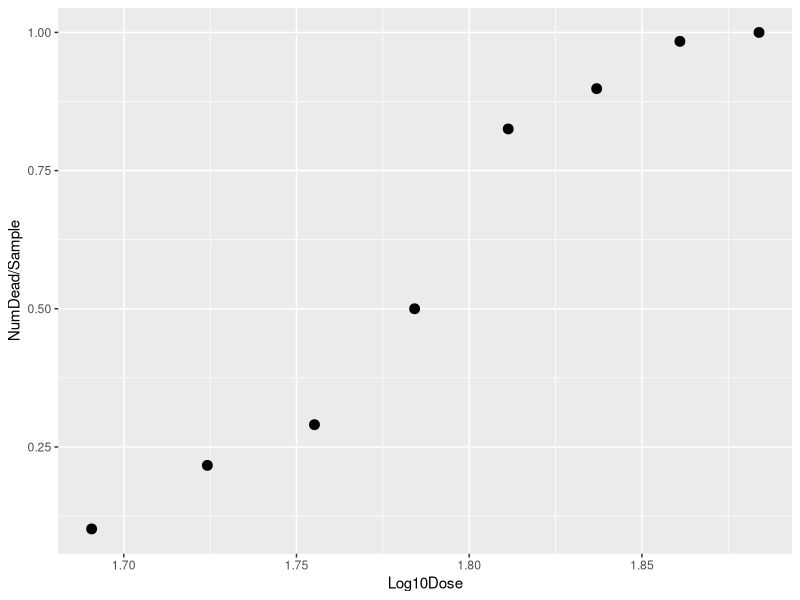

Reproduce this figure in R. (Note: this script raises an error after producing the figure.)
setwd("/datascience/projects/statisticallyfit/github/R/RStatistics/STAT210 Statistical Modelling and Experimental Design/Chapter 9 - Logistic Regression/")

library(ggplot2)


beetleData <- read.table("beetle.txt", header=TRUE)
beetleData <- setNames(beetleData, nm=c("Log10Dose", "Sample", "NumDead"))
beetleData # num dead is as response to exposure of various dosages of carbon disulphide. 

# Plot of proportion killed against logdose
# the logistic curve. 
ggplot(beetleData, aes(x=Log10Dose, y=NumDead/Sample)) + 
      geom_point(shape=19, size=3) 


# Model fitting

# NOTE: MUST use weights=sample since we need to account for differing
# sample sizes by giving more weight to larger samples. 
attach(beetleData)
prop <- NumDead/Sample
beetle.glm <- glm(prop ~ Log10Dose, family="binomial", weights=Sample,
                  data=beetleData)
summary(beetle.glm)
anova(beetle.glm, test="Chisq")


# But if you have data stored as cols of successes and failures rather than 
# sample size and successes, then the weights argument is NOT required. 
count <- cbind(NumDead, Sample - NumDead)
count
beetle2.glm <- glm(count ~ Log10Dose, family=binomial, data=beetleData)
beetle2.glm
beetle.glm # they are the same. 

beetle.null.glm <- glm(count ~ 1, family=binomial,data=beetleData)

# Here we test ldose model against the null model and get residual deviance
# of 272.97, which has chi-square dist with 1 df (tests B1 = 0)
# INTERPRET: the 272.9 (deviance) tests the hypothesis that B1 = 0. T
# The p-value is in the column
# and it equals < 2.22e-16 = 0 so the ldose term is very significantly different 
# from 0.
# But the p-value for 11.23 (residual deviance, or model fit) is not shown

# NULL model means: count ~ 1
# ldose df = 1, and deviance is 272, p-value is testing H0: B_ldose = 0
anova(beetle2.glm, test="Chisq")
ResidualDevianceTest(beetle2.glm) # the global fit for the model
# So fitting the single predictor ldose accounts for the majority of 
# sample variation in proportion of dead insects. 


# model goodness of fit, once we fit with ldose - NO PVALUE IN ANOVA (res dev = 11.23)
anova(beetle.null.glm, beetle2.glm, test="Chisq")
DevianceTest(beetle2.glm) # the nested lik-ratio test with null model. 
# so ldose is a useful predictor




## Getting back-transformed fitted vals in original scale
# (say type = response)
# if you want it in log-odds form say type="link"

#dev.resids <- summary(beetle2.glm)$deviance.resid # all the deviance residuals
newd <- data.frame(Log10Dose=seq(min(Log10Dose), max(Log10Dose), by = 0.001))
preds <- predict.glm(beetle2.glm, newdata=newd, se.fit=T, type="response") #scale proportions

pred.df <- data.frame(fit.back=preds$fit, 
                      lwr.back= preds$fit - 1.96*preds$se.fit,
                      upr.back = preds$fit + 1.96 * preds$se.fit,
                      Log10Dose=newd)
head(pred.df); nrow(pred.df); nrow(beetleData)

ggplot(data=beetleData, aes(x=Log10Dose, y=NumDead/Sample)) + geom_point(shape=19, size=3) + 
      geom_line(data=pred.df, aes(y=fit.back), col="blue", size=1) + 
      geom_line(data=pred.df, aes(y=lwr.back), col="red", size=1, linetype="dashed") + 
      geom_line(data=pred.df, aes(y=upr.back), col="red", size=1, linetype="dashed") 



# predicting with ldose = 1.69 - this is the proportion of insects that will
# die with dose 1.69
p = predict(beetle2.glm, type="response", newdata=data.frame(Log10Dose=1.69))
# sameple = 59 when dose = 1.6907
expected = p * 59; expected # eexpected number of insects about 4 insects. 


#count.fit <- preds$fit * beetleData$Sample # multiply each probability by its sample size

#df <- data.frame(n=beetleData$Sample, NumDead=beetleData$NumDead, ExpectedFit=count.fit,
#           DevianceResiduals=dev.resids)
#df



# Plotting the normal qq plot of deviance residuals
plot(beetle2.glm, which=2) # skewed
shapiro.test(beetle2.glm$residuals) # not significant due to small sample size


